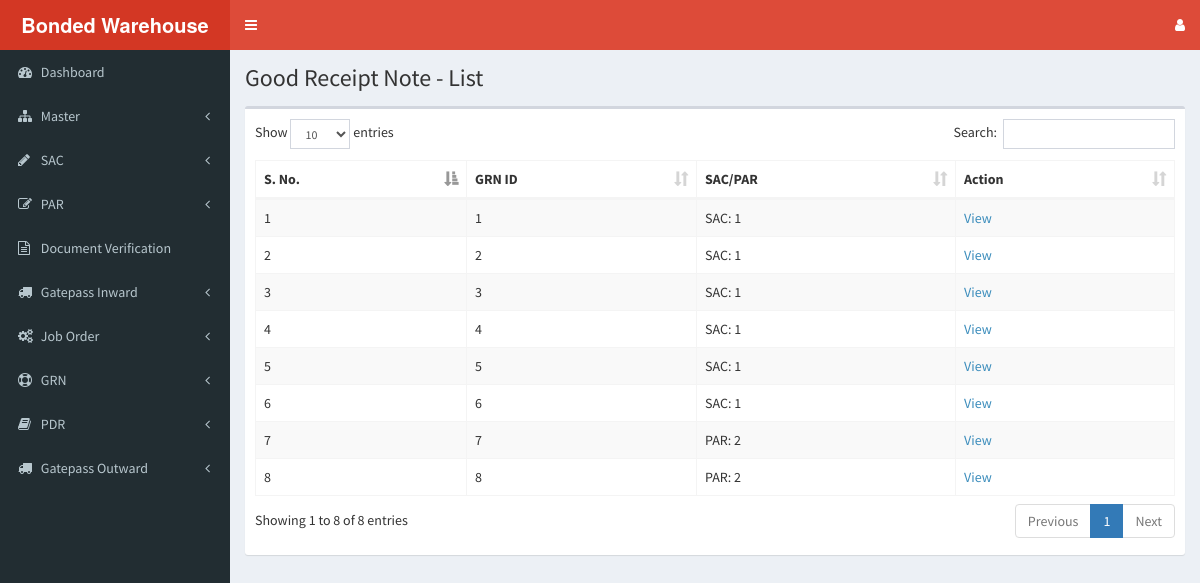
Page /grn/grn-list-view.php on the committed database.
### tables this page shows
CREATE TABLE `good_receipt_note` (
  `grn_id` int(11) NOT NULL,
  `ju_id` int(11) NOT NULL,
  `sac_par_table` varchar(10) NOT NULL,
  `sac_par_id` int(11) NOT NULL,
  `space_occupied` varchar(100) NOT NULL,
  `location` varchar(100) NOT NULL,
  `validity` varchar(100) NOT NULL,
  `created_date` timestamp NOT NULL DEFAULT CURRENT_TIMESTAMP ON UPDATE CURRENT_TIMESTAMP,
  `status` varchar(30) NOT NULL DEFAULT 'created'
);

### grn/grn-list-view.php (the view, shortened to what this page needs)
<?php
  include('../header.php');
  include('../sidebar.php');
  include('../dbconfig.php');
?>
<div class="content-wrapper">
  <section class="content-header">
    <h1>
      Good Receipt Note - List
    </h1>
  </section>
  <section class="content">
    <div class="box">
      <div class="box-body">
        <table id="grn_table" class="table table-bordered table-striped">
          <thead>
            <tr>
              <th>S. No.</th>
              <th>GRN ID</th>
              <th>SAC/PAR</th>
              <th>Action</th>
            </tr>
          </thead>
          <tbody>
            <?php
              $select_query = "SELECT * FROM good_receipt_note";
              $result = mysqli_query($dbc,$select_query);
              $row_counter = 0;
              if(mysqli_num_rows($result) > 0) {
                while($row = mysqli_fetch_array($result)) {
                  echo "<tr>";
                  echo "<td>".++$row_counter."</td>";
                  echo "<td>".$row['grn_id']."</td>";
                  echo "<td>".strtoupper($row['sac_par_table']).": ".$row['sac_par_id']."</td>";
                  echo "<td><a href='grn-view.php?grn_id=".$row['grn_id']."'>View</a></td>";
                  echo "</tr>";
                }
              } else {
                $dataTableFlag = false;
                echo "<tr><td colspan=\"6\">No Job Orders available. <a href=\"job-order-unloading-create.php\">Create one</a> now</td></tr>";
              }
            ?>
          </tbody>
        </table>
      </div>
      </div>
    </div>
</div>
<?php
  include('../footer.php');
?>

### rows in the picture
good_receipt_note: grn_id "1", sac_par_table "SAC", sac_par "1"
good_receipt_note: grn_id "2", sac_par_table "SAC", sac_par "1"
good_receipt_note: grn_id "3", sac_par_table "SAC", sac_par "1"
good_receipt_note: grn_id "4", sac_par_table "SAC", sac_par "1"
good_receipt_note: grn_id "5", sac_par_table "SAC", sac_par "1"
good_receipt_note: grn_id "6", sac_par_table "SAC", sac_par "1"
good_receipt_note: grn_id "7", sac_par_table "PAR", sac_par "2"
good_receipt_note: grn_id "8", sac_par_table "PAR", sac_par "2"
